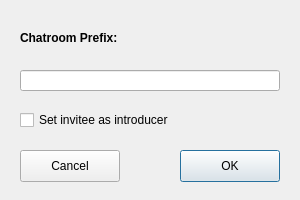
<?xml version="1.0" encoding="UTF-8"?>
<ui version="4.0">
 <class>StartChatDialog</class>
 <widget class="QDialog" name="StartChatDialog">
  <property name="geometry">
   <rect>
    <x>0</x>
    <y>0</y>
    <width>300</width>
    <height>200</height>
   </rect>
  </property>
  <property name="windowTitle">
   <string>Dialog</string>
  </property>
  <widget class="QPushButton" name="okButton">
   <property name="geometry">
    <rect>
     <x>180</x>
     <y>150</y>
     <width>100</width>
     <height>32</height>
    </rect>
   </property>
   <property name="text">
    <string>OK</string>
   </property>
  </widget>
  <widget class="QLineEdit" name="chatroomInput">
   <property name="geometry">
    <rect>
     <x>20</x>
     <y>70</y>
     <width>260</width>
     <height>21</height>
    </rect>
   </property>
  </widget>
  <widget class="QLabel" name="introLabel">
   <property name="geometry">
    <rect>
     <x>20</x>
     <y>30</y>
     <width>260</width>
     <height>16</height>
    </rect>
   </property>
   <property name="font">
    <font>
     <weight>75</weight>
     <bold>true</bold>
    </font>
   </property>
   <property name="text">
    <string>Chatroom Prefix:</string>
   </property>
  </widget>
  <widget class="QPushButton" name="cancelButton">
   <property name="geometry">
    <rect>
     <x>20</x>
     <y>150</y>
     <width>100</width>
     <height>32</height>
    </rect>
   </property>
   <property name="text">
    <string>Cancel</string>
   </property>
  </widget>
  <widget class="QCheckBox" name="introCheckBox">
   <property name="geometry">
    <rect>
     <x>20</x>
     <y>110</y>
     <width>260</width>
     <height>20</height>
    </rect>
   </property>
   <property name="text">
    <string>Set invitee as introducer</string>
   </property>
   <property name="checkable">
    <bool>true</bool>
   </property>
  </widget>
 </widget>
 <resources/>
 <connections/>
</ui>
